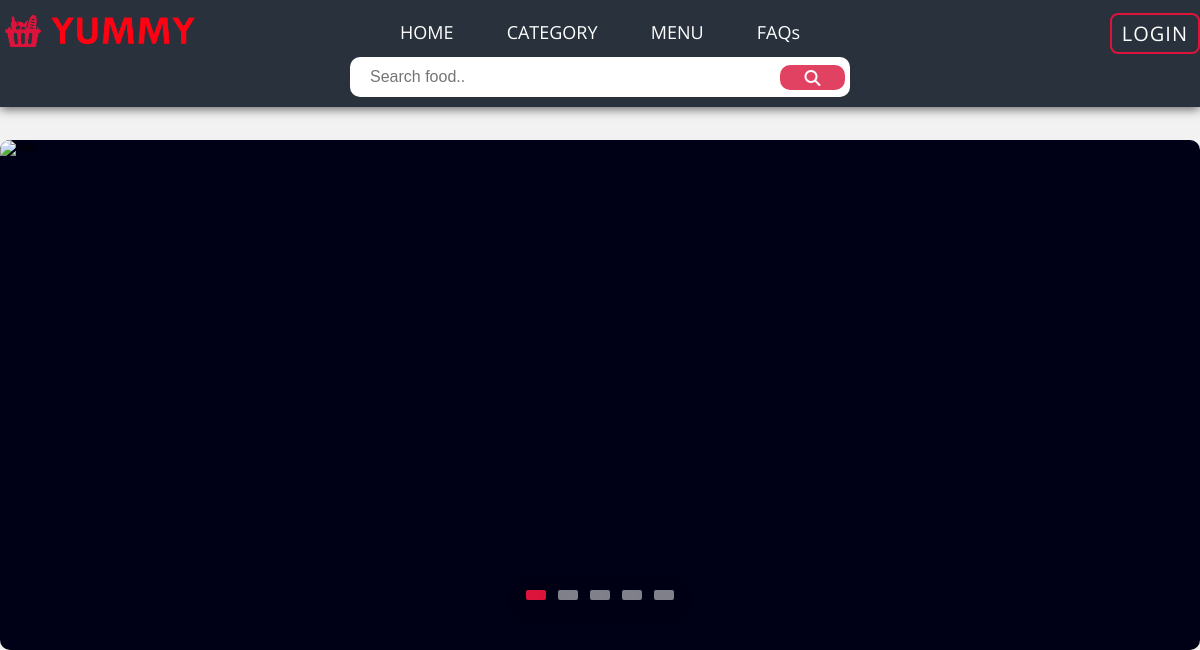
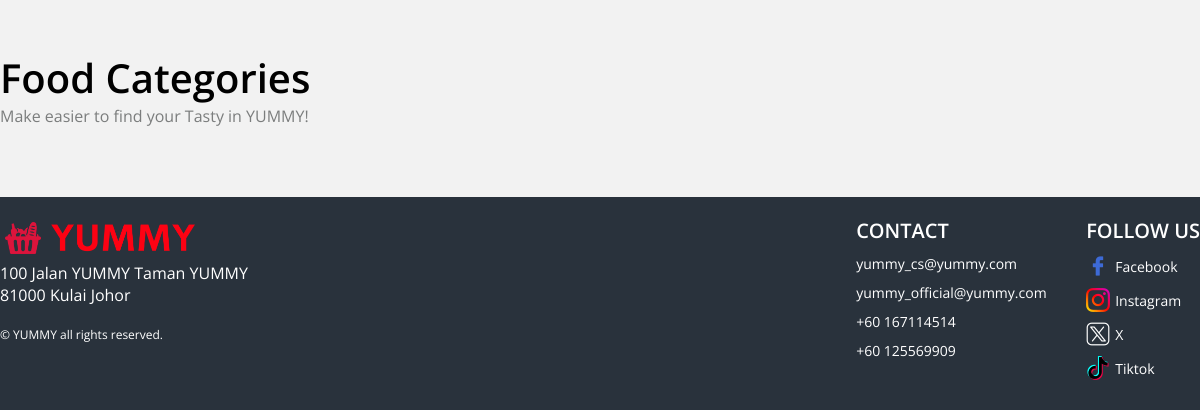
Before: /menu/foodCategory.php with the older database file (2 pictures, top to bottom).
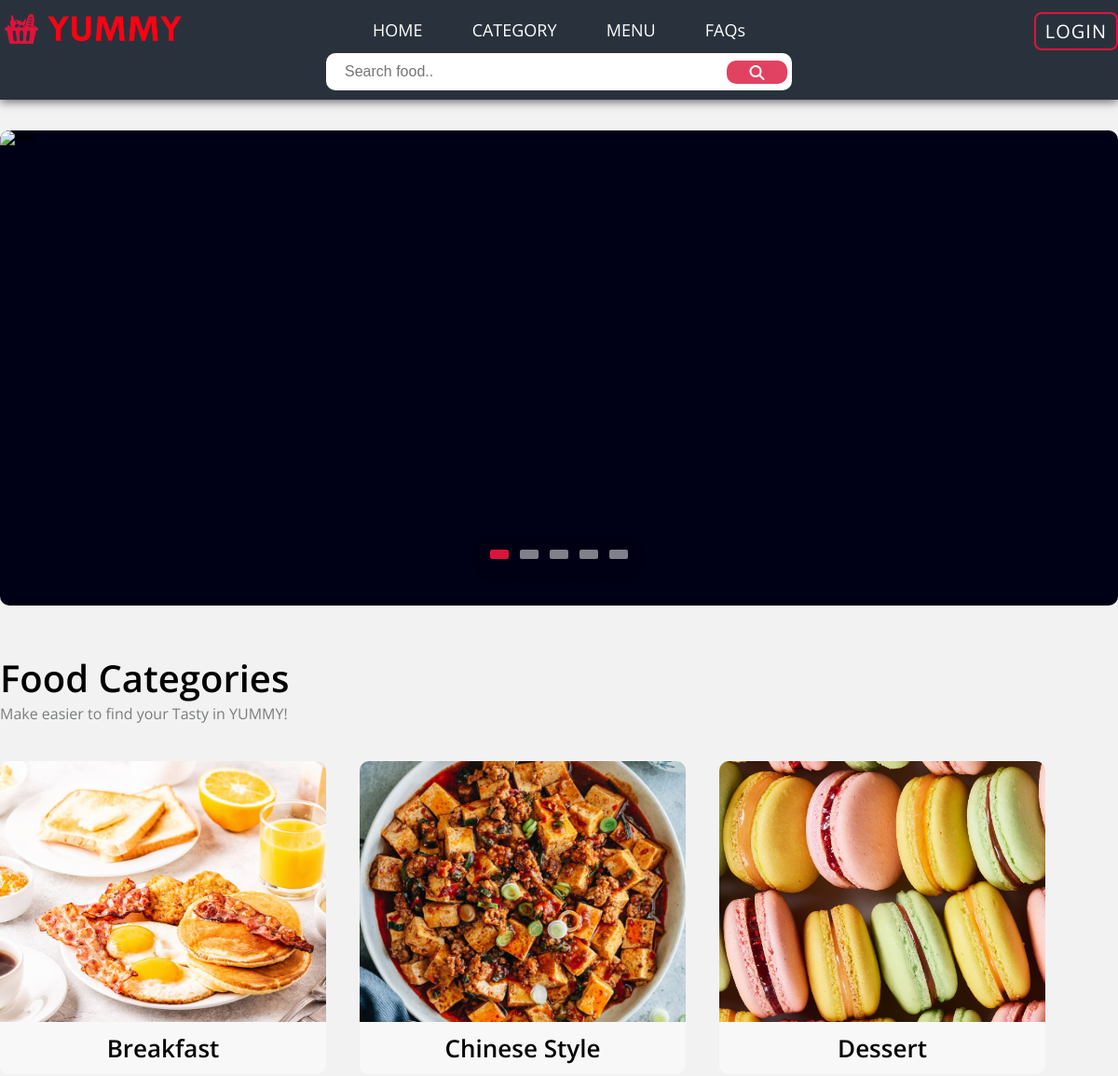
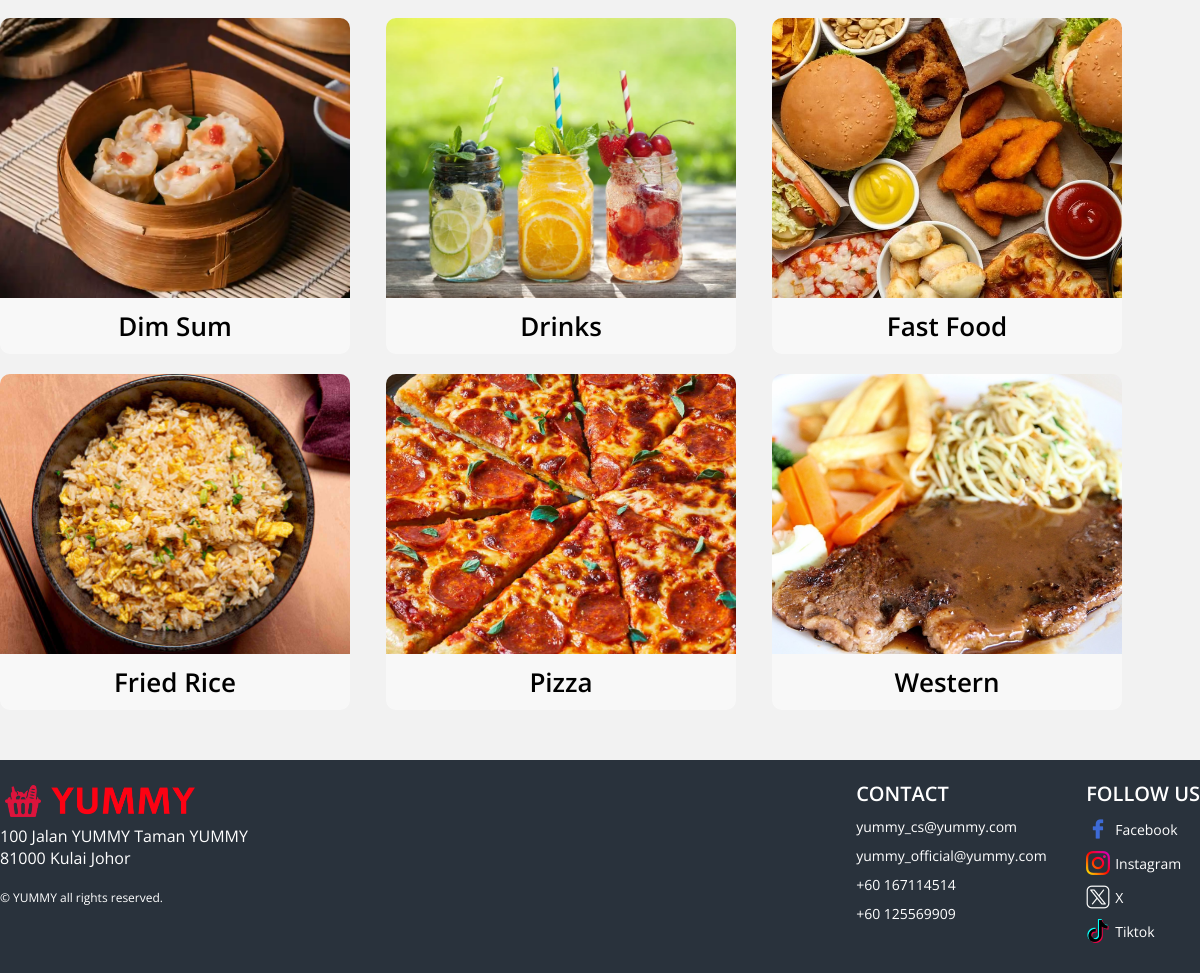
After: the same page with the newer database file (2 pictures, top to bottom).
### tables this page shows
CREATE TABLE IF NOT EXISTS `foodcategory` (
  `id` int NOT NULL AUTO_INCREMENT,
  `categoryName` varchar(255) NOT NULL,
  `categoryImage` varchar(255) NOT NULL,
  PRIMARY KEY (`id`)
);

### menu/foodCategory.php (the view, shortened to what this page needs)
<!DOCTYPE html>
<html lang="en">
<head>
    <link rel="stylesheet" href="../css/defaultCss.css">
    <link rel="stylesheet" href="../css/menu.css">
</head>
    <?php
        include "../includes/menu_includes/header.php";
        ?>
    <div class="container">
        <div class="slider">
            <div class="slide active">
                <img src="../images/FoodMenu/ads2.png" alt="slide">
            </div>
            <div class="navigation-visibility">
                <div class="slide-icon active"></div>
                <div class="slide-icon"></div>
                <div class="slide-icon"></div>
                <div class="slide-icon"></div>
                <div class="slide-icon"></div>
            </div>
        </div>
    </div>
    <div class="container">
        <div class="food-section">
            <div class="food-topic">
                <div class="food-topic-info">
                    <p class="title">Food Categories</p>
                    <p class="brief">Make easier to find your Tasty in YUMMY!</p>
                </div>
            </div>
            <div class="food-container">
                <?php
                $sql = "SELECT * FROM foodcategory ORDER BY categoryName ASC";
                $res = mysqli_query($conn, $sql);
                if (mysqli_num_rows($res) > 0) {
                    while ($row = mysqli_fetch_assoc($res)) {
                        $id = $row['id'];
                        ?>
                        <a href="../menu/filteredFood.php?id=<?php echo $id; ?>">
                            <div class="food-items">
                                <img src="../images/Foodcategory/<?php echo $row['categoryImage']; ?>" alt="">
                                <div class="category-details">
                                    <p><?php echo $row['categoryName']; ?></p>
                                </div>
                            </div>
                        </a>
                        <?php
                    }
                }
                ?>
            </div>
        </div>
    </div>
    <?php include "../includes/menu_includes/footer.php" ?>

### includes/menu_includes/header.php (shortened to what this page needs)
<body class="">
    <div class="header">
        <div class="container">
            <div class="left-brand">
                <a href="../">
                    <img src="../images/index/Logo Files/For Web/png/Color logo - no background.png" alt="YUMMY">
                </a>
            </div>
            <div class="center-nav">
                <ul>
                    <li><a href="../menu">HOME</a></li>
                    <li><a href="../menu/foodCategory.php">CATEGORY</a></li>
                    <li><a href="../menu/foodMenu.php">MENU</a></li>
                    <li><a href="../faq">FAQs</a></li>
                </ul>
            </div>
            <?php
            if (isset($_SESSION['login'])) {
                ?>
                <div class="right-nav">
                    <?php
                    $count = 0;
                    if (isset($_SESSION['cart'])) {
                        $count = count($_SESSION['cart']);
                    }
                    ?>
                    <a href="../checkout" class="cart">
                        <img src="../images/Menu/shopping-cart.png" alt="">
                        <span><?php echo $count; ?></span>
                    </a>
                    <div class="dropdown">
                        <button onclick="myDropdown()" class="dropbtn">
                            <i class="fa-regular fa-user" style="color: #ffffff;"></i>
                            <?php echo $_SESSION['login'] ?>
                        </button>
                        <div id="myDropdown" class="dropdown-content">
                            <a href="../myAccount">
                                <img src="../images/Menu/user.png" alt="">
                                My Account
                            </a>
                            <a href="../order_history">
                                <img src="../images/Menu/shopping-bag.png" alt="">
                                Order History
                            </a>
                            <a href="../logout">
                                <img src="../images/Menu/logout.png" alt="">
                                Logout
                            </a>
                        </div>
                    </div>
                </div>
                <script>
                    function myDropdown() {
                        var dropdownContent = document.getElementById("myDropdown");
                        if (dropdownContent.style.display === "block") {
                            dropdownContent.style.display = "none";
                        } else {
                            dropdownContent.style.display = "block";
                        }
                    }
                // Close the dropdown if the user clicks outside of it
                window.onclick = function(event) {
                    if (!event.target.matches('.dropbtn')) {
                        var dropdowns = document.getElementsByClassName("dropdown-content");
                        var i;
                        for (i = 0; i < dropdowns.length; i++) {
                            var openDropdown = dropdowns[i];
                            if (openDropdown.style.display === 'block') {
                                openDropdown.style.display = 'none';
                            }
                        }
                    }
                }
                </script>
                <?php
            }
            else{
                ?>
                <div class="right-nav">
                    <div class="account">
                        <a href="../login">Login</a>
                    </div>
                </div>
            <?php
            }
            ?>
        </div>
        <div class="container">
            <div class="search-wrap">
                <div class="search-box">
                    <form action="../menu/foodSearch.php" method="post">
                        <input type="text" class="search-input" placeholder="Search food.." name="search">
                        <button type="submit" name="submit" class="searchBtn">
                            <i class="fa-solid fa-magnifying-glass" style="color: #ffffff;"></i>
                        </button>
                    </form>
                </div>
            </div>
        </div>
        </div>

### includes/menu_includes/footer.php (shortened to what this page needs)
    <div class="footer">
        <div class="container">
            <div class="footer-container">
                <div class="footer-left">
                    <div class="brand">
                        <img src="../images/index/Logo Files/For Web/png/Color logo - no background.png" alt="">
                    </div>
                    <div class="address">
                        100 Jalan YUMMY Taman YUMMY 81000 Kulai Johor
                    </div>
                    <div class="copyright">
                        © YUMMY all rights reserved.
                    </div>
                </div>
                <div class="footer-right">
                    <ul class="contact">
                        <li>Contact</li>
                        <li><a href="mailto:yummy_cs@yummy.com">yummy_cs@yummy.com</a></li>
                        <li><a href="mailto:yummy_official@yummy.com">yummy_official@yummy.com</a></li>
                        <li><a href="#">+60 167114514</a></li>
                        <li><a href="#">+60 125569909</a></li>
                    </ul>
                    <ul class="social-media">
                        <li>Follow Us</li>
                        <li>
                            <a href="#">
                                <img src="../images/Menu/facebook.png" alt="">
                                <span>Facebook</span>
                            </a>
                        </li>
                        <li>
                            <a href="#">
                                <img src="../images/Menu/instagram.png" alt="">
                                <span>Instagram</span>
                            </a>
                        </li>
                        <li>
                            <a href="#">
                                <img src="../images/Menu/social-media.png" alt="">
                                <span>X</span>
                            </a>
                        </li>
                        <li>
                            <a href="#">
                                <img src="../images/Menu/tik-tok.png" alt="">
                                <span>Tiktok</span>
                            </a>
                        </li>
                    </ul>
                </div>
            </div>
        </div>
    </div>
    </body>
</html>

### css/defaultCss.css (style rules this page uses)
* { margin: 0; padding: 0; box-sizing: border-box; }
html { font-size: 10px; font-family: "Open Sans", sans-serif; scroll-behavior: smooth; background-color: #f2f2f2; }
a { text-decoration: none; }
.container { max-width: 1200px; margin: 0 auto; transition: transform .5s; }
ul { list-style-type: none; margin: 0; padding: 0; }

### css/menu.css (style rules this page uses)
.header { background-color: #29323c; color: white; padding: 10px 0; position: fixed; top: 0; width: 100%; z-index: 1000; box-shadow: 0px 2px 10px 0px rgba(0,0,0,0.6); }
.header .container { display: flex; justify-content: space-between; }
.header .left-brand { min-width: 200px; }
.header .left-brand img { width: 200px; }
.header .center-nav { min-width: 400px; }
.header .center-nav ul { display: flex; justify-content: space-between; padding: 10px 0; }
.center-nav ul li a { color: white; font-size: 18px; }
.header .right-nav { min-width: 200px; display: flex; justify-content: space-between; padding: 10px 0; }
.search-wrap { width: 500px; margin: 0 auto; }
.search-wrap .search-box { position: relative; width: 500px; height: 40px; }
.search-wrap .search-box .search-input { position: absolute; top: 0; left: 0; width: 100%; height: 100%; padding: 10px 0; padding-left: 20px; padding-right: 80px; border-radius: 10px; border: none; outline: none; font-size: 16px; }
.search-wrap .search-box .searchBtn { position: absolute; top: 8px; right: 5px; width: 65px; height: 25px; border: none; border-radius: 10px; background: crimson; z-index: 1; cursor: pointer; display: flex; justify-content: center; align-items: center; opacity: 0.8; }
.header .right-nav .account a { padding: 5px 10px; color: white; background-color: transparent; border: 2px solid crimson; border-radius: 8px; font-size: 2rem; text-transform: uppercase; letter-spacing: .1rem; margin-top: 36px; transition: .3s ease background-color; transition-property: background-color, color; }
.slider { position: relative; background-color: #000116; width: 100%; min-height: 500px; margin-top: 140px; overflow: hidden; border-radius: 10px; }
.slider .slide { position: absolute; width: 100%; height: 100%; clip-path: circle(0% at 0 50%); }
.slider .slide.active { clip-path: circle(150% at 0 50%); transition: 0.5s; }
.slider .slide img { position: absolute; width: 100%; height: 100%; object-fit: cover; }
.slider .navigation-visibility { z-index: 999; display: flex; justify-content: center; }
.slider .navigation-visibility .slide-icon { z-index: 999; background: rgba(255, 255, 255, 0.5); width: 20px; height: 10px; transform: translateY(-50px); margin: 0 6px; border-radius: 2px; box-shadow: 0 5px 25px rgb(1 1 1 / 20%); }
.slider .navigation-visibility .slide-icon.active { background: crimson; }
.food-section { margin: 50px 0; }
.food-topic .food-topic-info { width: 550px; margin: 20px 0 }
.food-topic .food-topic-info .title { font-size: 40px; font-weight: 600; color: black; }
.food-topic .food-topic-info .brief { font-size: 16px; color: #7B7D7D; text-align: justify; }
.food-container { display: flex; flex-wrap: wrap; justify-content: flex-start; }
.food-items { width: 350px; display: grid; position: relative; grid-template-rows: auto 1fr; border-radius: 15px; transition: .2s ease-in-out; margin-top: 20px; margin-right: 36px; }
.food-items img { position: relative; width: 100%; height: 280px; border-radius: 10px 10px 0 0; object-fit: cover; }
.category-details { padding: 10px 20px; font-size: 26px; font-weight: 600; text-align: center; background-color: #ffffff80; border-bottom-left-radius: 10px; border-bottom-right-radius: 10px; color: black; }
.footer { background-color: #29323c; width: 100%; margin-top: 50px; }
.footer-container { padding: 20px 0; display: flex; justify-content: space-between; }
.footer .footer-left { width: 250px; }
.footer-left .brand img { width: 200px; }
.footer-left .address { color: white; font-size: 16px; }
.footer-left .copyright { color: white; font-size: 12px; margin-top: 20px; }
.footer-right { display: flex; }
.footer-right ul.contact { width: 200px; margin-right: 30px }
.footer-right ul li:first-child { color: white; font-size: 20px; font-weight: 600; text-transform: uppercase; }
.footer-right ul li:not(:first-child) { margin: 10px 0; }
.footer-right ul li a img { margin-right: 5px; }
.footer-right ul li a { color: white; font-size: 14px; display: flex; align-items: center; }
button { padding: 10px 20px; background-color: #007bff; color: #fff; border: none; border-radius: 5px; cursor: pointer; font-size: 16px; }

Changed rows visible on the page:
added foodcategory: categoryImage (picture), categoryName "Breakfast"
added foodcategory: categoryImage (picture), categoryName "Chinese Style"
added foodcategory: categoryImage (picture), categoryName "Dessert"
added foodcategory: categoryImage (picture), categoryName "Dim Sum"
added foodcategory: categoryImage (picture), categoryName "Drinks"
added foodcategory: categoryImage (picture), categoryName "Fast Food"
added foodcategory: categoryImage (picture), categoryName "Fried Rice"
added foodcategory: categoryImage (picture), categoryName "Pizza"
added foodcategory: categoryImage (picture), categoryName "Western"
